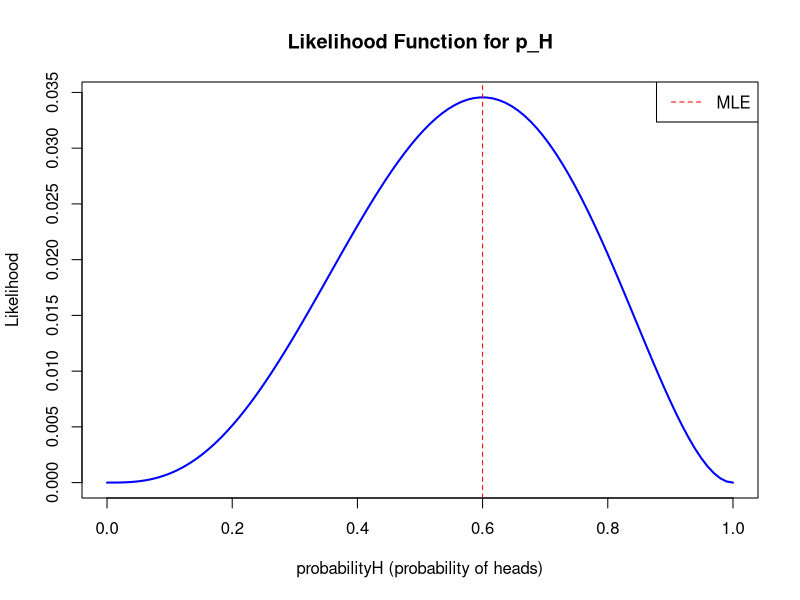

Write the R code that produced this figure.
# Plot the likelihood function for p H and p T for the events { H, H, T, H, T }.

seqEvents <- c("H", "H", "T", "H", "T")

# Solution

# Counting the number of two kind of events
numberH <- sum(seqEvents == "H")
numberT <- sum(seqEvents == "T")

# Defining a sequence of probabilities for H
probabilityH <- seq(0, 1, length.out = 100)

# Likelihood function (ignoring constant binomial coefficient)
likelihood <- probabilityH^numberH * (1 - probabilityH)^numberT

# Writing the plot
plot(probabilityH, likelihood, type = "l", lwd = 2, col = "blue",
     xlab = "probabilityH (probability of heads)",
     ylab = "Likelihood",
     main = "Likelihood Function for p_H")
abline(v = numberH / (numberH + numberT), col = "red", lty = 2) # Maximum Likelihood Estimate
legend("topright", legend = "MLE", lty = 2, col = "red")
